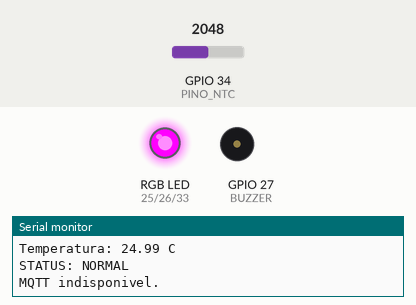
Simulated run of this sketch. Board: ESP32. Parts: an RGB LED mixed from three pins (HIGH = lit), buzzer (waves = sounding), the last lines printed to the serial monitor. The inputs (shaded band) are chosen by the test bench; at power-on: GPIO 34 (PINO_NTC) = 2048 (analog values on the 0–4095 scale). WiFi joins after 1.5 s; servers stay silent unless stated; no MQTT or app messages arrive unless stated.

Above: at 2.8 s.
2.9 s: GPIO 34 (PINO_NTC) set to 2356
6.5 s: GPIO 34 (PINO_NTC) set to 2454
At 7.9 s:
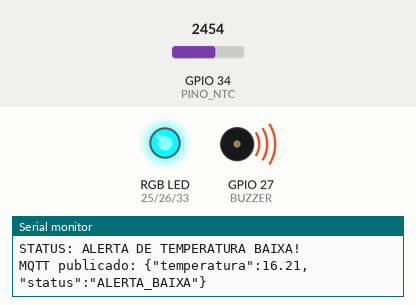
8.5 s: GPIO 34 (PINO_NTC) set to 2047
At 9.3 s:
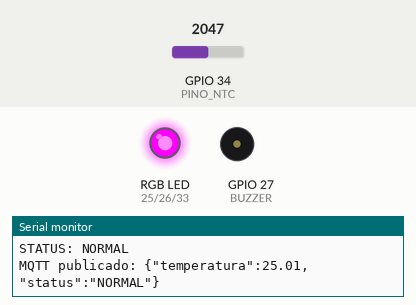
10.5 s: GPIO 34 (PINO_NTC) set to 2866
At 12.2 s:
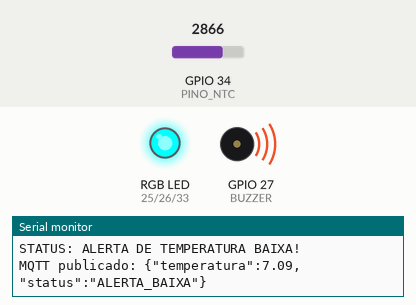
Timing chart, 0 to 13.5 s (numbered marks = the images above; inputs shaded):
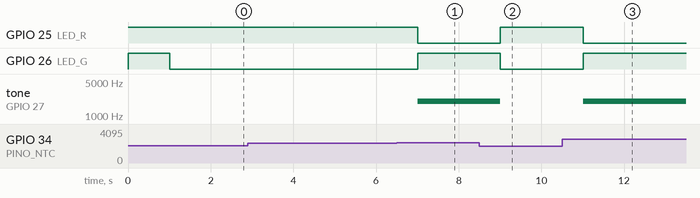

The sketch:

sketch.ino
```cpp
#include <Arduino.h>
#include <WiFi.h>
#include <PubSubClient.h>
#include <math.h>

// ==========================================
// MONITOR DE INDICADORES FISIOLOGICOS
// ESP32 + NTC + RGB + BUZZER + WIFI + MQTT
// ==========================================

// PINOS
#define PINO_NTC 34
#define LED_R 25
#define LED_G 26
#define LED_B 33
#define BUZZER 27

// ==========================================
// CONFIGURACAO DO SENSOR NTC
// ==========================================

const float BETA = 3950.0;
const float R_NOMINAL = 10000.0;

// ==========================================
// LIMITES DE TEMPERATURA
// ==========================================

const float LIMITE_MINIMO = 17.0;
const float LIMITE_ATENCAO = 28.0;
const float LIMITE_ALERTA = 31.0;

// ==========================================
// CONFIGURACAO WIFI
// ==========================================

const char* WIFI_SSID = "Wokwi-GUEST";
const char* WIFI_SENHA = "";

// ==========================================
// CONFIGURACAO MQTT
// ==========================================

const char* MQTT_SERVIDOR = "test.mosquitto.org";
const int MQTT_PORTA = 1883;

const char* MQTT_CLIENTE = "esp32-kayque-iot-2026";

const char* MQTT_TOPICO =
  "mackenzie/iot/kayque2026/temperatura";

WiFiClient wifiClient;
PubSubClient mqtt(wifiClient);

// ==========================================
// CONTROLE DE TEMPO
// ==========================================

unsigned long ultimaLeitura = 0;
unsigned long ultimaTentativaWiFi = 0;
unsigned long ultimaTentativaMQTT = 0;

const unsigned long INTERVALO = 1000;
const unsigned long RECONEXAO = 5000;

// ==========================================
// LED RGB - ANODO COMUM
// ==========================================

void desligarLED() {
  digitalWrite(LED_R, HIGH);
  digitalWrite(LED_G, HIGH);
  digitalWrite(LED_B, HIGH);
}

void ledVerde() {
  digitalWrite(LED_R, HIGH);
  digitalWrite(LED_G, LOW);
  digitalWrite(LED_B, HIGH);
}

void ledAmarelo() {
  digitalWrite(LED_R, LOW);
  digitalWrite(LED_G, LOW);
  digitalWrite(LED_B, HIGH);
}

void ledVermelho() {
  digitalWrite(LED_R, LOW);
  digitalWrite(LED_G, HIGH);
  digitalWrite(LED_B, HIGH);
}

// ==========================================
// LEITURA DO SENSOR NTC
// ==========================================

float lerTemperatura() {

  int valorADC = analogRead(PINO_NTC);

  if (valorADC <= 0 || valorADC >= 4095) {
    return NAN;
  }

  // Calculo da resistencia do NTC
  // Resistor fixo entre VCC e OUT
  // NTC entre OUT e GND

  float resistencia =
    R_NOMINAL * valorADC / (4095.0 - valorADC);

  if (resistencia <= 0 || !isfinite(resistencia)) {
    return NAN;
  }

  // Conversao para Kelvin
  float temperaturaKelvin =
    1.0 / (
      (1.0 / 298.15) +
      (log(resistencia / R_NOMINAL) / BETA)
    );

  // Conversao para Celsius
  float temperaturaCelsius =
    temperaturaKelvin - 273.15;

  if (!isfinite(temperaturaCelsius)) {
    return NAN;
  }

  // Informacoes para diagnostico
  Serial.print("Valor ADC: ");
  Serial.println(valorADC);

  Serial.print("Resistencia NTC: ");
  Serial.print(resistencia);
  Serial.println(" ohms");

  return temperaturaCelsius;
}

// ==========================================
// CONEXAO WIFI
// ==========================================

void conectarWiFi() {

  if (WiFi.status() == WL_CONNECTED) {
    return;
  }

  Serial.println("Conectando ao Wi-Fi...");

  WiFi.mode(WIFI_STA);
  WiFi.begin(WIFI_SSID, WIFI_SENHA, 6);
}

// ==========================================
// CONEXAO MQTT
// ==========================================

void conectarMQTT() {

  if (WiFi.status() != WL_CONNECTED) {
    return;
  }

  if (mqtt.connected()) {
    return;
  }

  Serial.println("Conectando ao MQTT...");

  if (mqtt.connect(MQTT_CLIENTE)) {

    Serial.println("MQTT conectado!");

  } else {

    Serial.print("Falha MQTT. Codigo: ");
    Serial.println(mqtt.state());
  }
}

// ==========================================
// PUBLICACAO MQTT
// ==========================================

void publicarDados(float temperatura,
                   const char* status) {

  if (!mqtt.connected()) {
    Serial.println("MQTT indisponivel.");
    return;
  }

  char mensagem[160];

  if (isnan(temperatura)) {

    snprintf(
      mensagem,
      sizeof(mensagem),
      "{\"temperatura\":null,\"status\":\"ERRO_SENSOR\"}"
    );

  } else {

    snprintf(
      mensagem,
      sizeof(mensagem),
      "{\"temperatura\":%.2f,\"status\":\"%s\"}",
      temperatura,
      status
    );
  }

  bool publicado = mqtt.publish(
    MQTT_TOPICO,
    mensagem
  );

  if (publicado) {

    Serial.print("MQTT publicado: ");
    Serial.println(mensagem);

  } else {

    Serial.println("Falha na publicacao MQTT.");
  }
}

// ==========================================
// SETUP
// ==========================================

void setup() {

  Serial.begin(115200);

  // Configuracao do sensor
  pinMode(PINO_NTC, INPUT);

  analogReadResolution(12);

  analogSetPinAttenuation(
    PINO_NTC,
    ADC_11db
  );

  // Configuracao dos atuadores
  pinMode(LED_R, OUTPUT);
  pinMode(LED_G, OUTPUT);
  pinMode(LED_B, OUTPUT);
  pinMode(BUZZER, OUTPUT);

  desligarLED();
  noTone(BUZZER);

  Serial.println();
  Serial.println("==============================");
  Serial.println(" MONITOR FISIOLOGICO - IOT");
  Serial.println("==============================");

  mqtt.setServer(MQTT_SERVIDOR, MQTT_PORTA);

  conectarWiFi();

  ultimaTentativaWiFi = millis();
}

// ==========================================
// LOOP PRINCIPAL
// ==========================================

void loop() {

  unsigned long agora = millis();

  // ========================================
  // RECONEXAO WIFI
  // ========================================

  if (WiFi.status() != WL_CONNECTED) {

    if (agora - ultimaTentativaWiFi >= RECONEXAO) {

      ultimaTentativaWiFi = agora;

      conectarWiFi();
    }
  }

  // ========================================
  // RECONEXAO MQTT
  // ========================================

  if (WiFi.status() == WL_CONNECTED &&
      !mqtt.connected()) {

    if (agora - ultimaTentativaMQTT >= RECONEXAO) {

      ultimaTentativaMQTT = agora;

      conectarMQTT();
    }
  }

  if (mqtt.connected()) {
    mqtt.loop();
  }

  // ========================================
  // LEITURA A CADA SEGUNDO
  // ========================================

  if (agora - ultimaLeitura < INTERVALO) {
    return;
  }

  ultimaLeitura = agora;

  float temperatura = lerTemperatura();

  const char* status;

  Serial.println();
  Serial.println("------------------------------");

  // ========================================
  // ERRO DO SENSOR
  // ========================================

  if (isnan(temperatura)) {

    status = "ERRO_SENSOR";

    Serial.println("ERRO: leitura invalida!");
    Serial.println("Verifique o sensor NTC.");

    desligarLED();
    noTone(BUZZER);
  }

  // ========================================
  // ALERTA DE TEMPERATURA BAIXA
  // ABAIXO DE 17 GRAUS
  // ========================================

  else if (temperatura < LIMITE_MINIMO) {

    status = "ALERTA_BAIXA";

    Serial.print("Temperatura: ");
    Serial.print(temperatura, 2);
    Serial.println(" C");

    Serial.println("STATUS: ALERTA DE TEMPERATURA BAIXA!");

    ledVermelho();
    tone(BUZZER, 2000);
  }

  // ========================================
  // ESTADO NORMAL
  // DE 17 A ABAIXO DE 28 GRAUS
  // ========================================

  else if (temperatura < LIMITE_ATENCAO) {

    status = "NORMAL";

    Serial.print("Temperatura: ");
    Serial.print(temperatura, 2);
    Serial.println(" C");

    Serial.println("STATUS: NORMAL");

    ledVerde();
    noTone(BUZZER);
  }

  // ========================================
  // ESTADO DE ATENCAO
  // DE 28 A ABAIXO DE 31 GRAUS
  // ========================================

  else if (temperatura < LIMITE_ALERTA) {

    status = "ATENCAO";

    Serial.print("Temperatura: ");
    Serial.print(temperatura, 2);
    Serial.println(" C");

    Serial.println("STATUS: ATENCAO");

    ledAmarelo();
    noTone(BUZZER);
  }

  // ========================================
  // ALERTA DE TEMPERATURA ALTA
  // 31 GRAUS OU MAIS
  // ========================================

  else {

    status = "ALERTA_ALTA";

    Serial.print("Temperatura: ");
    Serial.print(temperatura, 2);
    Serial.println(" C");

    Serial.println("STATUS: ALERTA DE TEMPERATURA ALTA!");

    ledVermelho();
    tone(BUZZER, 2000);
  }

  // ========================================
  // PUBLICACAO DOS DADOS NO MQTT
  // ========================================

  publicarDados(temperatura, status);
}
```

Measured:
- the behaviour switches between 2417 and 2418 on GPIO 34 (PINO_NTC) (found by bisection; images 0 and 1)
- after the input at 6.5 s, GPIO 25 (LED_R): HIGH → LOW after 0.51 s; GPIO 26 (LED_G): LOW → HIGH after 0.51 s; tone on GPIO 27 (BUZZER): silent → 2000 Hz after 0.51 s
- after the input at 8.5 s, GPIO 25 (LED_R): LOW → HIGH after 0.51 s; GPIO 26 (LED_G): HIGH → LOW after 0.51 s; tone on GPIO 27 (BUZZER): 2000 Hz → silent after 0.51 s
- after the input at 10.5 s, GPIO 25 (LED_R): HIGH → LOW after 0.51 s; GPIO 26 (LED_G): LOW → HIGH after 0.51 s; tone on GPIO 27 (BUZZER): silent → 2000 Hz after 0.51 s
